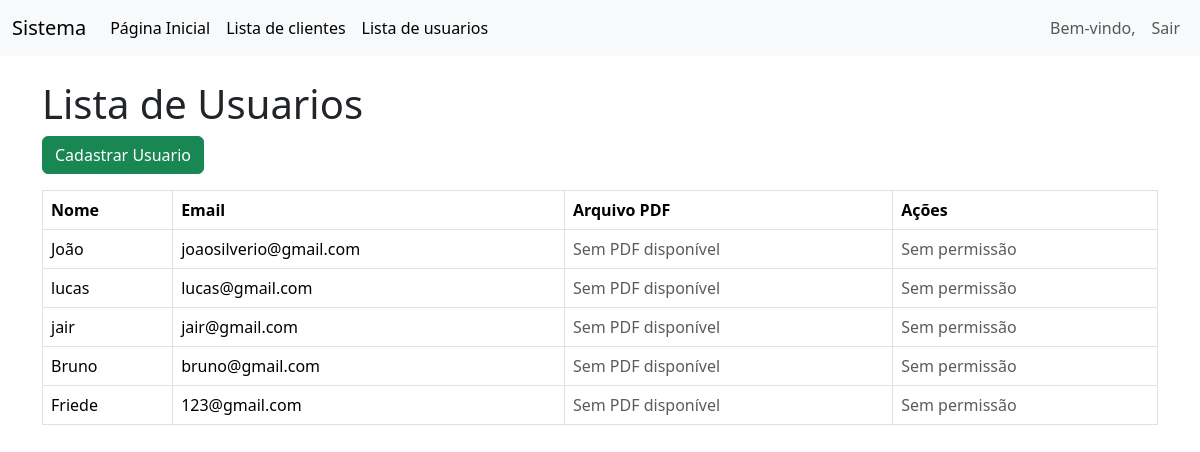
The app's page /lista_usuarios.php with its own data.
### tables this page shows
CREATE TABLE `usuarios` (
  `id` int(11) NOT NULL,
  `nome` varchar(100) NOT NULL,
  `email` varchar(100) NOT NULL,
  `senha` varchar(255) NOT NULL,
  `nivel_acesso` varchar(255) NOT NULL
);

### lista_usuarios.php (the view, shortened to what this page needs)
<?php
include 'conexao.php';
include 'menu.php';
$usuarios = $conn->query("SELECT * FROM usuarios")->fetchAll(PDO::FETCH_ASSOC);
$temAcessoAdmin = isset($_SESSION['nivel_acesso']) && $_SESSION['nivel_acesso'] === 'ADMINISTRADOR';
?>
<!DOCTYPE html>
<html lang="pt-br">
<head>
    <link href="https://cdn.jsdelivr.net/npm/bootstrap@5.3.3/dist/css/bootstrap.min.css" rel="stylesheet">
</head>
<body>
    <div class="container">
        <h1 class="mt-4">Lista de Usuarios</h1>
        <a href="cadastrar.php" class="btn btn-success mb-3">Cadastrar Usuario</a>
        <table class="table table-bordered">
            <thead>
                <tr>
                    <th>Nome</th>
                    <th>Email</th>
                    <th>Arquivo PDF</th>
                    <th>Ações</th>
                </tr>
            </thead>
            <tbody>
                <?php foreach ($usuarios as $usuario): ?>
                    <tr>
                        <td><?= htmlspecialchars($usuario['nome']) ?></td>
                        <td><?= htmlspecialchars($usuario['email']) ?></td>
                        <td>
                            <?php if (!empty($usuario['arquivo_pdf']) && file_exists("uploads/{$usuario['arquivo_pdf']}")): ?>
                                <a href="uploads/<?= htmlspecialchars($usuario['arquivo_pdf']) ?>" target="_blank">Ver PDF</a>
                            <?php else: ?>
                                <span class="text-muted">Sem PDF disponível</span>
                            <?php endif; ?>
                        </td>
                        <td>
                            <?php if ($temAcessoAdmin): ?>
                                <a href="editar.php?id=<?= $usuario['id'] ?>" class="btn btn-warning btn-sm">Editar</a>
                                <a href="excluir.php?id=<?= $usuario['id'] ?>" class="btn btn-danger btn-sm" onclick="return confirm('A exclusão é permanente! Tem certeza disso?')">Excluir</a>
                            <?php else: ?>
                                <span class="text-muted">Sem permissão</span>
                            <?php endif; ?>
                        </td>
                    </tr>
                <?php endforeach; ?>
            </tbody>
        </table>
    </div>
</body>
</html>

### records on screen
usuarios: nome "João", email "joaosilverio@gmail.com"
usuarios: nome "lucas", email "lucas@gmail.com"
usuarios: nome "jair", email "jair@gmail.com"
usuarios: nome "Bruno", email "bruno@gmail.com"
usuarios: nome "Friede", email "123@gmail.com"
